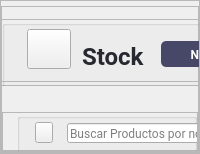
            <widget class="QWidget" name="page_stock">
             <layout class="QHBoxLayout" name="horizontalLayout_3">
              <property name="spacing">
               <number>0</number>
              </property>
              <property name="leftMargin">
               <number>0</number>
              </property>
              <property name="topMargin">
               <number>0</number>
              </property>
              <property name="rightMargin">
               <number>0</number>
              </property>
              <property name="bottomMargin">
               <number>0</number>
              </property>
              <item>
               <widget class="QFrame" name="container_stock_3">
                <property name="frameShape">
                 <enum>QFrame::StyledPanel</enum>
                </property>
                <property name="frameShadow">
                 <enum>QFrame::Raised</enum>
                </property>
                <layout class="QVBoxLayout" name="verticalLayout_5" stretch="0,0,0">
                 <property name="spacing">
                  <number>0</number>
                 </property>
                 <property name="leftMargin">
                  <number>0</number>
                 </property>
                 <property name="topMargin">
                  <number>0</number>
                 </property>
                 <property name="rightMargin">
                  <number>0</number>
                 </property>
                 <property name="bottomMargin">
                  <number>0</number>
                 </property>
                 <item>
                  <widget class="QFrame" name="top_frame_stock_3">
                   <property name="minimumSize">
                    <size>
                     <width>0</width>
                     <height>80</height>
                    </size>
                   </property>
                   <property name="maximumSize">
                    <size>
                     <width>300</width>
                     <height>70</height>
                    </size>
                   </property>
                   <property name="frameShape">
                    <enum>QFrame::StyledPanel</enum>
                   </property>
                   <property name="frameShadow">
                    <enum>QFrame::Raised</enum>
                   </property>
                   <widget class="QFrame" name="frame_10">
                    <property name="geometry">
                     <rect>
                      <x>0</x>
                      <y>13</y>
                      <width>354</width>
                      <height>70</height>
                     </rect>
                    </property>
                    <property name="minimumSize">
                     <size>
                      <width>354</width>
                      <height>70</height>
                     </size>
                    </property>
                    <property name="maximumSize">
                     <size>
                      <width>16777215</width>
                      <height>50</height>
                     </size>
                    </property>
                    <property name="frameShape">
                     <enum>QFrame::StyledPanel</enum>
                    </property>
                    <property name="frameShadow">
                     <enum>QFrame::Raised</enum>
                    </property>
                    <layout class="QVBoxLayout" name="verticalLayout_23">
                     <property name="spacing">
                      <number>0</number>
                     </property>
                     <property name="leftMargin">
                      <number>0</number>
                     </property>
                     <property name="topMargin">
                      <number>0</number>
                     </property>
                     <property name="rightMargin">
                      <number>0</number>
                     </property>
                     <property name="bottomMargin">
                      <number>0</number>
                     </property>
                     <item>
                      <widget class="QGroupBox" name="groupBox_4">
                       <property name="title">
                        <string/>
                       </property>
                       <widget class="QLabel" name="label_8">
                        <property name="geometry">
                         <rect>
                          <x>80</x>
                          <y>10</y>
                          <width>120</width>
                          <height>52</height>
                         </rect>
                        </property>
                        <property name="minimumSize">
                         <size>
                          <width>66</width>
                          <height>0</height>
                         </size>
                        </property>
                        <property name="maximumSize">
                         <size>
                          <width>120</width>
                          <height>16777215</height>
                         </size>
                        </property>
                        <property name="font">
                         <font>
                          <family>Roboto</family>
                          <pointsize>18</pointsize>
                          <weight>75</weight>
                          <bold>true</bold>
                         </font>
                        </property>
                        <property name="styleSheet">
                         <string notr="true">color: #282830 ;
</string>
                        </property>
                        <property name="text">
                         <string>Stock</string>
                        </property>
                        <property name="alignment">
                         <set>Qt::AlignLeading|Qt::AlignLeft|Qt::AlignVCenter</set>
                        </property>
                       </widget>
                       <widget class="QPushButton" name="pushButton_13">
                        <property name="geometry">
                         <rect>
                          <x>20</x>
                          <y>9</y>
                          <width>49</width>
                          <height>40</height>
                         </rect>
                        </property>
                        <property name="maximumSize">
                         <size>
                          <width>60</width>
                          <height>60</height>
                         </size>
                        </property>
                        <property name="styleSheet">
                         <string notr="true">margin-left:5px</string>
                        </property>
                        <property name="text">
                         <string/>
                        </property>
                        <property name="icon">
                         <iconset resource="img/img_oficiales.qrc">
                          <normaloff>:/img/warehouse.png</normaloff>:/img/warehouse.png</iconset>
                        </property>
                        <property name="iconSize">
                         <size>
                          <width>40</width>
                          <height>40</height>
                         </size>
                        </property>
                       </widget>
                      </widget>
                     </item>
                    </layout>
                   </widget>
                   <widget class="QPushButton" name="product_new_btn">
                    <property name="geometry">
                     <rect>
                      <x>160</x>
                      <y>35</y>
                      <width>131</width>
                      <height>26</height>
                     </rect>
                    </property>
                    <property name="minimumSize">
                     <size>
                      <width>0</width>
                      <height>26</height>
                     </size>
                    </property>
                    <property name="font">
                     <font>
                      <family>Roboto</family>
                      <pointsize>9</pointsize>
                      <weight>75</weight>
                      <bold>true</bold>
                     </font>
                    </property>
                    <property name="cursor">
                     <cursorShape>PointingHandCursor</cursorShape>
                    </property>
                    <property name="styleSheet">
                     <string notr="true">QPushButton{
background-color: rgb(71, 71, 103);
color:#fff;
padding-right:15px;
border-radius: 5px;
text-align:right;
}

QPushButton:hover{
background-color: rgba(71, 71, 103,180);

}</string>
                    </property>
                    <property name="text">
                     <string>Nuevo Producto</string>
                    </property>
                    <property name="icon">
                     <iconset resource="img/img_oficiales.qrc">
                      <normaloff>:/img/plus.png</normaloff>:/img/plus.png</iconset>
                    </property>
                    <property name="iconSize">
                     <size>
                      <width>13</width>
                      <height>13</height>
                     </size>
                    </property>
                   </widget>
                  </widget>
                 </item>
                 <item>
                  <widget class="QFrame" name="mid_stock_3">
                   <property name="maximumSize">
                    <size>
                     <width>16777215</width>
                     <height>70</height>
                    </size>
                   </property>
                   <property name="frameShape">
                    <enum>QFrame::StyledPanel</enum>
                   </property>
                   <property name="frameShadow">
                    <enum>QFrame::Raised</enum>
                   </property>
                   <layout class="QVBoxLayout" name="verticalLayout_24">
                    <property name="spacing">
                     <number>0</number>
                    </property>
                    <property name="leftMargin">
                     <number>0</number>
                    </property>
                    <property name="topMargin">
                     <number>30</number>
                    </property>
                    <property name="rightMargin">
                     <number>0</number>
                    </property>
                    <property name="bottomMargin">
                     <number>0</number>
                    </property>
                    <item alignment="Qt::AlignBottom">
                     <widget class="QFrame" name="frame_11">
                      <property name="minimumSize">
                       <size>
                        <width>0</width>
                        <height>50</height>
                       </size>
                      </property>
                      <property name="maximumSize">
                       <size>
                        <width>16777215</width>
                        <height>50</height>
                       </size>
                      </property>
                      <property name="frameShape">
                       <enum>QFrame::StyledPanel</enum>
                      </property>
                      <property name="frameShadow">
                       <enum>QFrame::Raised</enum>
                      </property>
                      <layout class="QVBoxLayout" name="verticalLayout_25">
                       <property name="spacing">
                        <number>0</number>
                       </property>
                       <property name="leftMargin">
                        <number>0</number>
                       </property>
                       <property name="topMargin">
                        <number>0</number>
                       </property>
                       <property name="rightMargin">
                        <number>0</number>
                       </property>
                       <property name="bottomMargin">
                        <number>0</number>
                       </property>
                       <item>
                        <widget class="QGroupBox" name="groupBox_7">
                         <property name="minimumSize">
                          <size>
                           <width>0</width>
                           <height>50</height>
                          </size>
                         </property>
                         <property name="styleSheet">
                          <string notr="true">margin-left: 14px</string>
                         </property>
                         <property name="title">
                          <string/>
                         </property>
                         <widget class="QPushButton" name="btn_buscarP">
                          <property name="geometry">
                           <rect>
                            <x>18</x>
                            <y>9</y>
                            <width>32</width>
                            <height>21</height>
                           </rect>
                          </property>
                          <property name="minimumSize">
                           <size>
                            <width>0</width>
                            <height>21</height>
                           </size>
                          </property>
                          <property name="cursor">
                           <cursorShape>PointingHandCursor</cursorShape>
                          </property>
                          <property name="text">
                           <string/>
                          </property>
                          <property name="icon">
                           <iconset resource="img/img_oficiales.qrc">
                            <normaloff>:/img/LupaB.png</normaloff>:/img/LupaB.png</iconset>
                          </property>
                          <property name="iconSize">
                           <size>
                            <width>50</width>
                            <height>50</height>
                           </size>
                          </property>
                         </widget>
                         <widget class="QLineEdit" name="buscar_input">
                          <property name="geometry">
                           <rect>
                            <x>50</x>
                            <y>10</y>
                            <width>301</width>
                            <height>20</height>
                           </rect>
                          </property>
                          <property name="minimumSize">
                           <size>
                            <width>0</width>
                            <height>20</height>
                           </size>
                          </property>
                          <property name="styleSheet">
                           <string notr="true">font-family: Roboto;
</string>
                          </property>
                          <property name="text">
                           <string/>
                          </property>
                          <property name="placeholderText">
                           <string>Buscar Productos por nombre o palabra clave</string>
                          </property>
                         </widget>
                        </widget>
                       </item>
                      </layout>
                     </widget>
                    </item>
                   </layout>
                  </widget>
                 </item>
                 <item>
                  <widget class="QFrame" name="bottom_stock_3">
                   <property name="frameShape">
                    <enum>QFrame::StyledPanel</enum>
                   </property>
                   <property name="frameShadow">
                    <enum>QFrame::Raised</enum>
                   </property>
                   <layout class="QVBoxLayout" name="verticalLayout_26">
                    <property name="spacing">
                     <number>0</number>
                    </property>
                    <property name="leftMargin">
                     <number>0</number>
                    </property>
                    <property name="topMargin">
                     <number>0</number>
                    </property>
                    <property name="rightMargin">
                     <number>0</number>
                    </property>
                    <property name="bottomMargin">
                     <number>0</number>
                    </property>
                    <item>
                     <widget class="QFrame" name="frame_19">
                      <property name="frameShape">
                       <enum>QFrame::StyledPanel</enum>
                      </property>
                      <property name="frameShadow">
                       <enum>QFrame::Raised</enum>
                      </property>
                      <widget class="QTableWidget" name="tableWidget_stock_2">
                       <property name="geometry">
                        <rect>
                         <x>30</x>
                         <y>60</y>
                         <width>851</width>
                         <height>422</height>
                        </rect>
                       </property>
                       <property name="maximumSize">
                        <size>
                         <width>16777215</width>
                         <height>422</height>
                        </size>
                       </property>
                       <property name="cursor" stdset="0">
                        <cursorShape>PointingHandCursor</cursorShape>
                       </property>
                       <property name="styleSheet">
                        <string notr="true">QTableWidget{
font-size: 11pt;
margin-left: 0px;
margin-top:15px;
color: #000;
font-family: Roboto;
text-align:center;
}
QheaderView::item
    {
text-align:center;

    }
QHeaderView::section {
    background-color: #394353;
	border-radius: 11px;
	color:#fff;
    font-size: 9pt;
	font-family:Roboto;
}

QHeaderView::section:horizontal
{
    border-top: 1px solid #394353;

}

QHeaderView::section:vertical
{

    border-left: 1px solid #394353;
}</string>
                       </property>
                       <property name="editTriggers">
                        <set>QAbstractItemView::NoEditTriggers</set>
                       </property>
                       <property name="showGrid">
                        <bool>false</bool>
                       </property>
                       <attribute name="horizontalHeaderVisible">
                        <bool>false</bool>
                       </attribute>
                       <attribute name="horizontalHeaderCascadingSectionResizes">
                        <bool>true</bool>
                       </attribute>
                       <attribute name="horizontalHeaderDefaultSectionSize">
                        <number>169</number>
                       </attribute>
                       <attribute name="horizontalHeaderShowSortIndicator" stdset="0">
                        <bool>true</bool>
                       </attribute>
                       <attribute name="horizontalHeaderStretchLastSection">
                        <bool>true</bool>
                       </attribute>
                       <attribute name="verticalHeaderVisible">
                        <bool>false</bool>
                       </attribute>
                       <attribute name="verticalHeaderDefaultSectionSize">
                        <number>41</number>
                       </attribute>
                       <column>
                        <property name="text">
                         <string>New Column</string>
                        </property>
                       </column>
                       <column>
                        <property name="text">
                         <string>New Column</string>
                        </property>
                       </column>
                       <column>
                        <property name="text">
                         <string>New Column</string>
                        </property>
                       </column>
                       <column>
                        <property name="text">
                         <string>New Column</string>
                        </property>
                       </column>
                       <column>
                        <property name="text">
                         <string>New Column</string>
                        </property>
                       </column>
                      </widget>
                      <widget class="QFrame" name="frame_20">
                       <property name="geometry">
                        <rect>
                         <x>20</x>
                         <y>9</y>
                         <width>861</width>
                         <height>41</height>
                        </rect>
                       </property>
                       <property name="minimumSize">
                        <size>
                         <width>56</width>
                         <height>41</height>
                        </size>
                       </property>
                       <property name="styleSheet">
                        <string notr="true">background-color: rgb(232, 232, 232);
border-radius:15px;</string>
                       </property>
                       <property name="frameShape">
                        <enum>QFrame::StyledPanel</enum>
                       </property>
                       <property name="frameShadow">
                        <enum>QFrame::Raised</enum>
                       </property>
                       <layout class="QHBoxLayout" name="horizontalLayout_15">
                        <item alignment="Qt::AlignLeft">
                         <widget class="QLabel" name="label_11">
                          <property name="font">
                           <font>
                            <family>Roboto</family>
                            <pointsize>11</pointsize>
                            <weight>75</weight>
                            <bold>true</bold>
                           </font>
                          </property>
                          <property name="styleSheet">
                           <string notr="true">background: none;
color: #282830 ;
</string>
                          </property>
                          <property name="text">
                           <string>Código</string>
                          </property>
                         </widget>
                        </item>
                        <item alignment="Qt::AlignLeft">
                         <widget class="QLabel" name="label_23">
                          <property name="font">
                           <font>
                            <family>Roboto</family>
                            <pointsize>11</pointsize>
                            <weight>75</weight>
                            <bold>true</bold>
                           </font>
                          </property>
                          <property name="styleSheet">
                           <string notr="true">background: none;
color: #282830 ;

</string>
                          </property>
                          <property name="text">
                           <string>Descripción</string>
                          </property>
                         </widget>
                        </item>
                        <item alignment="Qt::AlignLeft">
                         <widget class="QLabel" name="label_24">
                          <property name="font">
                           <font>
                            <family>Roboto</family>
                            <pointsize>11</pointsize>
                            <weight>75</weight>
                            <bold>true</bold>
                           </font>
                          </property>
                          <property name="styleSheet">
                           <string notr="true">background: none;
color: #282830 ;
</string>
                          </property>
                          <property name="text">
                           <string>Marca</string>
                          </property>
                         </widget>
                        </item>
                        <item alignment="Qt::AlignLeft">
                         <widget class="QLabel" name="label_25">
                          <property name="font">
                           <font>
                            <family>Roboto</family>
                            <pointsize>11</pointsize>
                            <weight>75</weight>
                            <bold>true</bold>
                           </font>
                          </property>
                          <property name="styleSheet">
                           <string notr="true">background: none;
color: #282830 ;
</string>
                          </property>
                          <property name="text">
                           <string>Cantidad</string>
                          </property>
                         </widget>
                        </item>
                        <item alignment="Qt::AlignLeft">
                         <widget class="QLabel" name="label_26">
                          <property name="font">
                           <font>
                            <family>Roboto</family>
                            <pointsize>11</pointsize>
                            <weight>75</weight>
                            <bold>true</bold>
                           </font>
                          </property>
                          <property name="styleSheet">
                           <string notr="true">background: none;
color: #282830 ;
</string>
                          </property>
                          <property name="text">
                           <string>Primer Vencimiento</string>
                          </property>
                         </widget>
                        </item>
                       </layout>
                      </widget>
                      <widget class="QPushButton" name="btn_actualizarStock">
                       <property name="geometry">
                        <rect>
                         <x>883</x>
                         <y>20</y>
                         <width>31</width>
                         <height>21</height>
                        </rect>
                       </property>
                       <property name="minimumSize">
                        <size>
                         <width>0</width>
                         <height>21</height>
                        </size>
                       </property>
                       <property name="cursor">
                        <cursorShape>PointingHandCursor</cursorShape>
                       </property>
                       <property name="text">
                        <string/>
                       </property>
                       <property name="icon">
                        <iconset resource="img/img_oficiales.qrc">
                         <normaloff>:/img/refresh.png</normaloff>:/img/refresh.png</iconset>
                       </property>
                       <property name="iconSize">
                        <size>
                         <width>33</width>
                         <height>16</height>
                        </size>
                       </property>
                      </widget>
                     </widget>
                    </item>
                   </layout>
                  </widget>
                 </item>
                </layout>
               </widget>
              </item>
             </layout>
            </widget>
